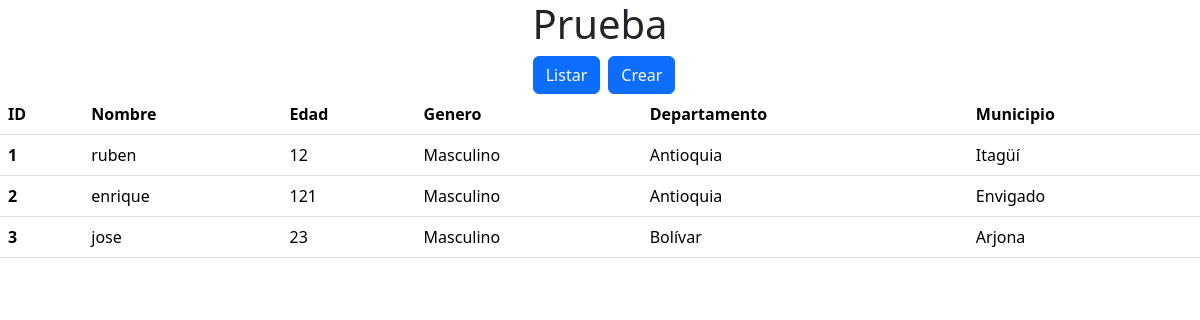
The app's page /listar.php with its own data.
### tables this page shows
CREATE TABLE IF NOT EXISTS `pacientes` (
  `PacienteID` int NOT NULL AUTO_INCREMENT,
  `Nombre` varchar(50) DEFAULT NULL,
  `Edad` varchar(50) DEFAULT NULL,
  `Genero` varchar(50) DEFAULT NULL,
  `DepartamentoID` int DEFAULT NULL,
  `MunicipioID` int DEFAULT NULL,
  PRIMARY KEY (`PacienteID`)
);

CREATE TABLE IF NOT EXISTS `departamentos` (
  `DepartamentoID` int DEFAULT NULL,
  `Descripcion` varchar(50) DEFAULT NULL
);

CREATE TABLE IF NOT EXISTS `municipios` (
  `MunicipioID` int DEFAULT NULL,
  `Descripcion` varchar(50) DEFAULT NULL,
  `DepartamentoID` int DEFAULT NULL
);

### controller/listado_pacientes.php (the view, shortened to what this page needs)
<?php
include(__DIR__ . '/../config/conection.php');
$sql = "SELECT pacientes.*, departamentos.Descripcion AS dep_value, municipios.Descripcion AS muni_value,
CASE
	when Genero = 'M' then 'Masculino'
	ELSE 'Femenino'
END AS genero_value
FROM pacientes
JOIN departamentos ON pacientes.DepartamentoID = departamentos.DepartamentoID
JOIN municipios ON pacientes.MunicipioID = municipios.MunicipioID";
$result = $conection->query($sql);
if ($result->num_rows > 0) {
    while ($row = $result->fetch_assoc()) {
        print "
        <tr>
            <th>" . $row['PacienteID'] . "</th>
            <td>" . $row["Nombre"] . "</td>
            <td>" . $row["Edad"] . "</td>
            <td>" . $row["genero_value"] . "</td>
            <td>" . $row["dep_value"] . "</td>
            <td>" . $row["muni_value"] . "</td>
        </tr>
        ";
    }
}

### listar.php (shortened to what this page needs)
<!DOCTYPE html>
<html lang="en">
<head>
    <link href="https://cdn.jsdelivr.net/npm/bootstrap@5.3.3/dist/css/bootstrap.min.css" rel="stylesheet">
</head>
<body>
    <div class="d-flex justify-content-center">
        <h1>Prueba</h1>
    </div>
    <div class="d-flex justify-content-center">
        <a href="listar.php"><button type="button" class="btn btn-primary mx-2">Listar</button> </a>
        <a href="crear.php"> <button type="button" class="btn btn-primary mx2">Crear</button></a>
    </div>
    <div class="d-flex justify-content-center">
        <table class="table">
            <thead>
                <tr>
                    <th scope="col">ID</th>
                    <th scope="col">Nombre</th>
                    <th scope="col">Edad</th>
                    <th scope="col">Genero</th>
                    <th scope="col">Departamento</th>
                    <th scope="col">Municipio</th>
                </tr>
            </thead>
            <tbody>
                <?php
                include "controller/listado_pacientes.php";
                ?>
            </tbody>
        </table>
    </div>
</body>
</html>

### records on screen
pacientes: PacienteID "1", Nombre "ruben", Edad "12", genero_value "Masculino", DepartamentoID.Descripcion "Antioquia", MunicipioID.Descripcion "Itagüí"
pacientes: PacienteID "2", Nombre "enrique", Edad "121", genero_value "Masculino", DepartamentoID.Descripcion "Antioquia", MunicipioID.Descripcion "Envigado"
pacientes: PacienteID "3", Nombre "jose", Edad "23", genero_value "Masculino", DepartamentoID.Descripcion "Bolívar", MunicipioID.Descripcion "Arjona"
